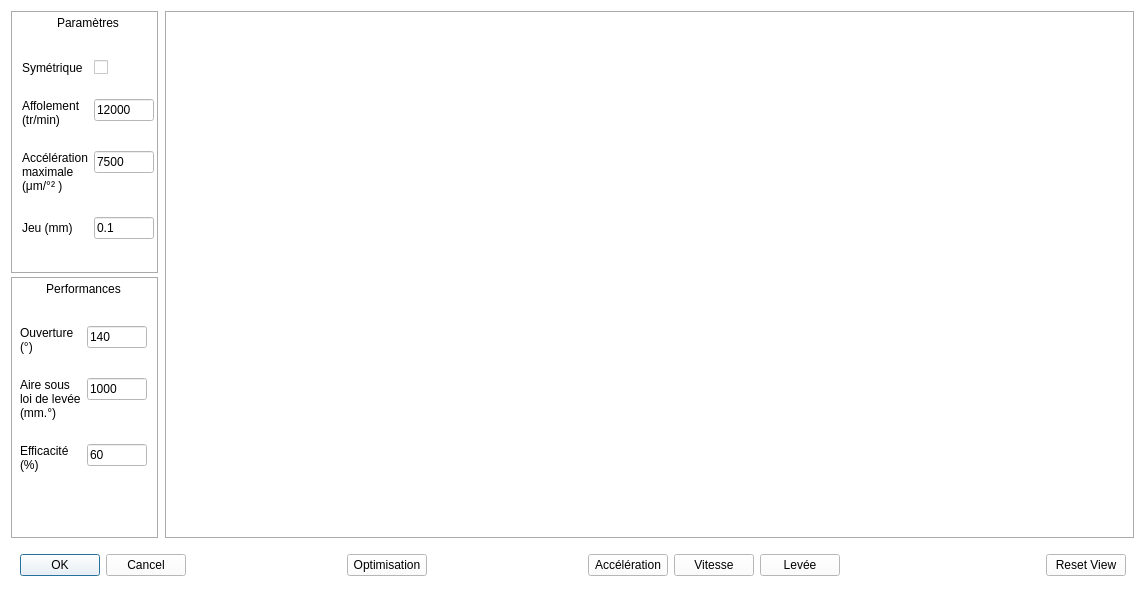
<?xml version="1.0" encoding="UTF-8"?>
<ui version="4.0">
 <class>LoisDialog</class>
 <widget class="QWidget" name="LoisDialog">
  <property name="geometry">
   <rect>
    <x>0</x>
    <y>0</y>
    <width>1146</width>
    <height>596</height>
   </rect>
  </property>
  <property name="windowTitle">
   <string>Définition des Lois de Distribution</string>
  </property>
  <property name="styleSheet">
   <string notr="true">background-color: rgb(255, 255, 255);</string>
  </property>
  <layout class="QVBoxLayout" name="dialogLayout">
   <item>
    <widget class="QWidget" name="mainWidget" native="true">
     <layout class="QHBoxLayout" name="mainLayout">
      <property name="leftMargin">
       <number>0</number>
      </property>
      <property name="topMargin">
       <number>0</number>
      </property>
      <property name="rightMargin">
       <number>0</number>
      </property>
      <property name="bottomMargin">
       <number>0</number>
      </property>
      <item alignment="Qt::AlignLeft">
       <widget class="QWidget" name="valuesWidget" native="true">
        <layout class="QVBoxLayout" name="verticalLayout">
         <property name="spacing">
          <number>3</number>
         </property>
         <property name="leftMargin">
          <number>0</number>
         </property>
         <property name="topMargin">
          <number>0</number>
         </property>
         <property name="rightMargin">
          <number>0</number>
         </property>
         <property name="bottomMargin">
          <number>0</number>
         </property>
         <item>
          <widget class="QFrame" name="parametersFrame">
           <property name="frameShape">
            <enum>QFrame::Box</enum>
           </property>
           <property name="frameShadow">
            <enum>QFrame::Sunken</enum>
           </property>
           <layout class="QVBoxLayout" name="parametersMainLayout">
            <property name="topMargin">
             <number>3</number>
            </property>
            <property name="rightMargin">
             <number>3</number>
            </property>
            <property name="bottomMargin">
             <number>6</number>
            </property>
            <item alignment="Qt::AlignHCenter">
             <widget class="QLabel" name="parametersLabel">
              <property name="text">
               <string>&lt;html&gt;&lt;head/&gt;&lt;body&gt;&lt;p align=&quot;center&quot;&gt;Paramètres&lt;/p&gt;&lt;/body&gt;&lt;/html&gt;</string>
              </property>
             </widget>
            </item>
            <item alignment="Qt::AlignHCenter">
             <widget class="QWidget" name="parametersFrom" native="true">
              <property name="sizePolicy">
               <sizepolicy hsizetype="Preferred" vsizetype="Expanding">
                <horstretch>0</horstretch>
                <verstretch>0</verstretch>
               </sizepolicy>
              </property>
              <property name="maximumSize">
               <size>
                <width>16777215</width>
                <height>16777215</height>
               </size>
              </property>
              <layout class="QFormLayout" name="parametersFormLayout">
               <property name="verticalSpacing">
                <number>24</number>
               </property>
               <property name="leftMargin">
                <number>0</number>
               </property>
               <property name="topMargin">
                <number>24</number>
               </property>
               <property name="rightMargin">
                <number>0</number>
               </property>
               <property name="bottomMargin">
                <number>0</number>
               </property>
               <item row="0" column="0">
                <widget class="QLabel" name="symmetryLabel">
                 <property name="text">
                  <string>Symétrique</string>
                 </property>
                </widget>
               </item>
               <item row="0" column="1">
                <widget class="QCheckBox" name="symmetryCheckBox">
                 <property name="sizePolicy">
                  <sizepolicy hsizetype="Expanding" vsizetype="Fixed">
                   <horstretch>0</horstretch>
                   <verstretch>0</verstretch>
                  </sizepolicy>
                 </property>
                 <property name="maximumSize">
                  <size>
                   <width>30</width>
                   <height>16777215</height>
                  </size>
                 </property>
                 <property name="text">
                  <string/>
                 </property>
                 <property name="checkable">
                  <bool>true</bool>
                 </property>
                 <property name="tristate">
                  <bool>false</bool>
                 </property>
                </widget>
               </item>
               <item row="1" column="0">
                <widget class="QLabel" name="floatspeedLabel">
                 <property name="text">
                  <string>&lt;html&gt;&lt;head/&gt;&lt;body&gt;&lt;p&gt;Affolement &lt;br/&gt;(tr/min)&lt;/p&gt;&lt;/body&gt;&lt;/html&gt;</string>
                 </property>
                </widget>
               </item>
               <item row="1" column="1">
                <widget class="QLineEdit" name="floatspeedEdit">
                 <property name="enabled">
                  <bool>true</bool>
                 </property>
                 <property name="sizePolicy">
                  <sizepolicy hsizetype="Expanding" vsizetype="Fixed">
                   <horstretch>0</horstretch>
                   <verstretch>0</verstretch>
                  </sizepolicy>
                 </property>
                 <property name="minimumSize">
                  <size>
                   <width>0</width>
                   <height>0</height>
                  </size>
                 </property>
                 <property name="maximumSize">
                  <size>
                   <width>60</width>
                   <height>16777215</height>
                  </size>
                 </property>
                 <property name="text">
                  <string>12000</string>
                 </property>
                </widget>
               </item>
               <item row="2" column="0">
                <widget class="QLabel" name="accelmaxLabel">
                 <property name="text">
                  <string>&lt;html&gt;&lt;head/&gt;&lt;body&gt;&lt;p&gt;Accélération &lt;br/&gt; maximale &lt;br/&gt; (&amp;mu;m/°² )&lt;/p&gt;&lt;/body&gt;&lt;/html&gt;</string>
                 </property>
                </widget>
               </item>
               <item row="2" column="1">
                <widget class="QLineEdit" name="accelmaxEdit">
                 <property name="sizePolicy">
                  <sizepolicy hsizetype="Expanding" vsizetype="Fixed">
                   <horstretch>0</horstretch>
                   <verstretch>0</verstretch>
                  </sizepolicy>
                 </property>
                 <property name="minimumSize">
                  <size>
                   <width>0</width>
                   <height>0</height>
                  </size>
                 </property>
                 <property name="maximumSize">
                  <size>
                   <width>60</width>
                   <height>16777215</height>
                  </size>
                 </property>
                 <property name="text">
                  <string>7500</string>
                 </property>
                 <property name="readOnly">
                  <bool>true</bool>
                 </property>
                </widget>
               </item>
               <item row="3" column="0">
                <widget class="QLabel" name="itgstepLabel">
                 <property name="text">
                  <string>&lt;html&gt;&lt;head/&gt;&lt;body&gt;&lt;p&gt;Jeu (mm)&lt;/p&gt;&lt;/body&gt;&lt;/html&gt;</string>
                 </property>
                </widget>
               </item>
               <item row="3" column="1">
                <widget class="QLineEdit" name="itgstepEdit">
                 <property name="sizePolicy">
                  <sizepolicy hsizetype="Expanding" vsizetype="Fixed">
                   <horstretch>0</horstretch>
                   <verstretch>0</verstretch>
                  </sizepolicy>
                 </property>
                 <property name="minimumSize">
                  <size>
                   <width>0</width>
                   <height>0</height>
                  </size>
                 </property>
                 <property name="maximumSize">
                  <size>
                   <width>60</width>
                   <height>16777215</height>
                  </size>
                 </property>
                 <property name="text">
                  <string>0.1</string>
                 </property>
                </widget>
               </item>
              </layout>
             </widget>
            </item>
           </layout>
          </widget>
         </item>
         <item>
          <widget class="QFrame" name="performanceFrame">
           <property name="frameShape">
            <enum>QFrame::Box</enum>
           </property>
           <property name="frameShadow">
            <enum>QFrame::Sunken</enum>
           </property>
           <property name="lineWidth">
            <number>1</number>
           </property>
           <layout class="QVBoxLayout" name="performanceMainLayout">
            <property name="leftMargin">
             <number>0</number>
            </property>
            <property name="topMargin">
             <number>3</number>
            </property>
            <property name="rightMargin">
             <number>3</number>
            </property>
            <property name="bottomMargin">
             <number>6</number>
            </property>
            <item alignment="Qt::AlignHCenter|Qt::AlignTop">
             <widget class="QLabel" name="performanceLabel">
              <property name="text">
               <string>&lt;html&gt;&lt;head/&gt;&lt;body&gt;&lt;p align=&quot;center&quot;&gt;Performances&lt;/p&gt;&lt;/body&gt;&lt;/html&gt;</string>
              </property>
             </widget>
            </item>
            <item alignment="Qt::AlignHCenter">
             <widget class="QWidget" name="performanceForm" native="true">
              <property name="sizePolicy">
               <sizepolicy hsizetype="Expanding" vsizetype="Expanding">
                <horstretch>0</horstretch>
                <verstretch>0</verstretch>
               </sizepolicy>
              </property>
              <property name="maximumSize">
               <size>
                <width>16777215</width>
                <height>16777215</height>
               </size>
              </property>
              <layout class="QFormLayout" name="performanceFormLayout">
               <property name="horizontalSpacing">
                <number>6</number>
               </property>
               <property name="verticalSpacing">
                <number>24</number>
               </property>
               <property name="leftMargin">
                <number>0</number>
               </property>
               <property name="topMargin">
                <number>24</number>
               </property>
               <property name="rightMargin">
                <number>0</number>
               </property>
               <property name="bottomMargin">
                <number>0</number>
               </property>
               <item row="0" column="1">
                <widget class="QLineEdit" name="openingEdit">
                 <property name="maximumSize">
                  <size>
                   <width>60</width>
                   <height>16777215</height>
                  </size>
                 </property>
                 <property name="text">
                  <string>140</string>
                 </property>
                 <property name="readOnly">
                  <bool>true</bool>
                 </property>
                </widget>
               </item>
               <item row="0" column="0">
                <widget class="QLabel" name="openingLabel">
                 <property name="text">
                  <string>&lt;html&gt;&lt;head/&gt;&lt;body&gt;Ouverture&lt;br/&gt;(°)&lt;/body&gt;&lt;/html&gt;</string>
                 </property>
                </widget>
               </item>
               <item row="1" column="0">
                <widget class="QLabel" name="areaLabel">
                 <property name="text">
                  <string>&lt;html&gt;&lt;head/&gt;&lt;body&gt;Aire sous&lt;br/&gt;loi de levée&lt;br/&gt;(mm.°)&lt;/body&gt;&lt;/html&gt; </string>
                 </property>
                </widget>
               </item>
               <item row="1" column="1">
                <widget class="QLineEdit" name="areaEdit">
                 <property name="maximumSize">
                  <size>
                   <width>60</width>
                   <height>16777215</height>
                  </size>
                 </property>
                 <property name="text">
                  <string>1000</string>
                 </property>
                 <property name="readOnly">
                  <bool>true</bool>
                 </property>
                </widget>
               </item>
               <item row="2" column="1">
                <widget class="QLineEdit" name="efficiencyEdit">
                 <property name="maximumSize">
                  <size>
                   <width>60</width>
                   <height>16777215</height>
                  </size>
                 </property>
                 <property name="text">
                  <string>60</string>
                 </property>
                 <property name="readOnly">
                  <bool>true</bool>
                 </property>
                </widget>
               </item>
               <item row="2" column="0">
                <widget class="QLabel" name="efficiencyLabel">
                 <property name="text">
                  <string>&lt;html&gt;&lt;head/&gt;&lt;body&gt;Efficacité &lt;br/&gt;(&amp;percnt;)&lt;/body&gt;&lt;/html&gt;</string>
                 </property>
                </widget>
               </item>
              </layout>
             </widget>
            </item>
           </layout>
          </widget>
         </item>
        </layout>
       </widget>
      </item>
      <item>
       <widget class="QStackedWidget" name="stackedWidget">
        <property name="sizePolicy">
         <sizepolicy hsizetype="Expanding" vsizetype="Expanding">
          <horstretch>0</horstretch>
          <verstretch>0</verstretch>
         </sizepolicy>
        </property>
        <property name="frameShape">
         <enum>QFrame::Box</enum>
        </property>
        <property name="frameShadow">
         <enum>QFrame::Sunken</enum>
        </property>
        <property name="currentIndex">
         <number>0</number>
        </property>
        <widget class="QWidget" name="accelPage">
         <property name="sizePolicy">
          <sizepolicy hsizetype="Expanding" vsizetype="Expanding">
           <horstretch>0</horstretch>
           <verstretch>0</verstretch>
          </sizepolicy>
         </property>
         <layout class="QVBoxLayout" name="accelLayout">
          <property name="leftMargin">
           <number>0</number>
          </property>
          <property name="topMargin">
           <number>0</number>
          </property>
          <property name="rightMargin">
           <number>0</number>
          </property>
          <property name="bottomMargin">
           <number>0</number>
          </property>
         </layout>
        </widget>
        <widget class="QWidget" name="speedPage">
         <property name="sizePolicy">
          <sizepolicy hsizetype="Expanding" vsizetype="Expanding">
           <horstretch>0</horstretch>
           <verstretch>0</verstretch>
          </sizepolicy>
         </property>
         <layout class="QVBoxLayout" name="speedLayout">
          <property name="leftMargin">
           <number>0</number>
          </property>
          <property name="topMargin">
           <number>0</number>
          </property>
          <property name="rightMargin">
           <number>0</number>
          </property>
          <property name="bottomMargin">
           <number>0</number>
          </property>
         </layout>
        </widget>
        <widget class="QWidget" name="liftPage">
         <property name="sizePolicy">
          <sizepolicy hsizetype="Expanding" vsizetype="Expanding">
           <horstretch>0</horstretch>
           <verstretch>0</verstretch>
          </sizepolicy>
         </property>
         <layout class="QVBoxLayout" name="liftLayout">
          <property name="leftMargin">
           <number>0</number>
          </property>
          <property name="topMargin">
           <number>0</number>
          </property>
          <property name="rightMargin">
           <number>0</number>
          </property>
          <property name="bottomMargin">
           <number>0</number>
          </property>
         </layout>
        </widget>
       </widget>
      </item>
     </layout>
    </widget>
   </item>
   <item>
    <widget class="QWidget" name="buttonsWidget" native="true">
     <layout class="QHBoxLayout" name="horizontalLayout">
      <item>
       <widget class="QDialogButtonBox" name="buttonBox">
        <property name="standardButtons">
         <set>QDialogButtonBox::Cancel|QDialogButtonBox::Ok</set>
        </property>
       </widget>
      </item>
      <item>
       <spacer name="horizontalSpacer">
        <property name="orientation">
         <enum>Qt::Horizontal</enum>
        </property>
        <property name="sizeType">
         <enum>QSizePolicy::Expanding</enum>
        </property>
        <property name="sizeHint" stdset="0">
         <size>
          <width>100</width>
          <height>20</height>
         </size>
        </property>
       </spacer>
      </item>
      <item>
       <widget class="QPushButton" name="optimisationButton">
        <property name="text">
         <string>Optimisation</string>
        </property>
       </widget>
      </item>
      <item>
       <spacer name="horizontalSpacer_2">
        <property name="orientation">
         <enum>Qt::Horizontal</enum>
        </property>
        <property name="sizeHint" stdset="0">
         <size>
          <width>50</width>
          <height>20</height>
         </size>
        </property>
       </spacer>
      </item>
      <item>
       <widget class="QPushButton" name="accelButton">
        <property name="text">
         <string>Accélération</string>
        </property>
       </widget>
      </item>
      <item>
       <widget class="QPushButton" name="speedButton">
        <property name="text">
         <string>Vitesse</string>
        </property>
       </widget>
      </item>
      <item>
       <widget class="QPushButton" name="liftButton">
        <property name="text">
         <string>Levée</string>
        </property>
       </widget>
      </item>
      <item>
       <spacer name="horizontalSpacer_1">
        <property name="orientation">
         <enum>Qt::Horizontal</enum>
        </property>
        <property name="sizeHint" stdset="0">
         <size>
          <width>200</width>
          <height>20</height>
         </size>
        </property>
       </spacer>
      </item>
      <item>
       <widget class="QPushButton" name="resetviewButton">
        <property name="text">
         <string>Reset View</string>
        </property>
       </widget>
      </item>
     </layout>
    </widget>
   </item>
  </layout>
 </widget>
 <resources/>
 <connections>
  <connection>
   <sender>buttonBox</sender>
   <signal>accepted()</signal>
   <receiver>LoisDialog</receiver>
   <slot>accept()</slot>
   <hints>
    <hint type="sourcelabel">
     <x>98</x>
     <y>565</y>
    </hint>
    <hint type="destinationlabel">
     <x>572</x>
     <y>297</y>
    </hint>
   </hints>
  </connection>
  <connection>
   <sender>buttonBox</sender>
   <signal>rejected()</signal>
   <receiver>LoisDialog</receiver>
   <slot>reject()</slot>
   <hints>
    <hint type="sourcelabel">
     <x>98</x>
     <y>565</y>
    </hint>
    <hint type="destinationlabel">
     <x>572</x>
     <y>297</y>
    </hint>
   </hints>
  </connection>
 </connections>
 <slots>
  <slot>accept()</slot>
  <slot>reject()</slot>
 </slots>
</ui>
